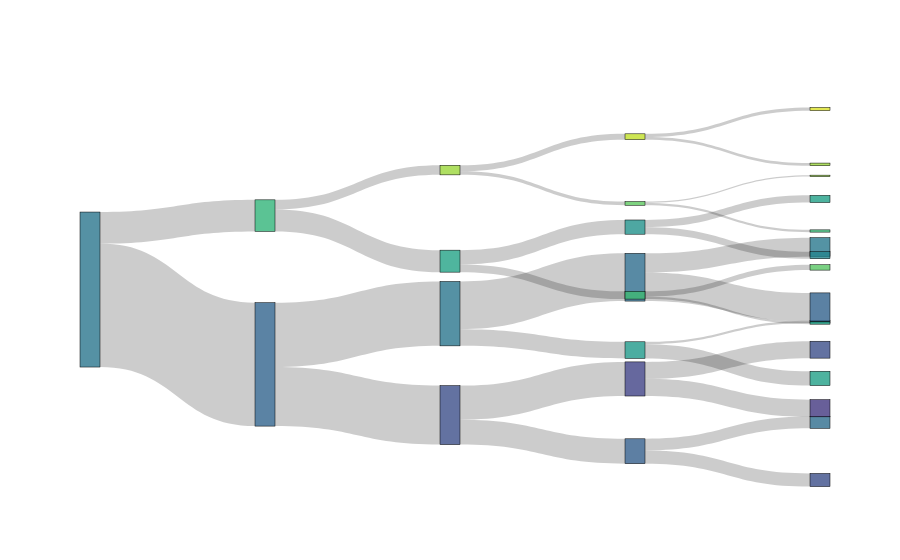

The notebook cell saved with this chart:
### Markdown cell above
*Explanation:*  
This combined dashboard (`CombinedDashboard`) lets you compare FBT and RF side by side on Iris.  
It shows FBT‐based branches, test‐set accuracy, plus standard RF metrics and feature importances in one app at http://localhost:8063.

### Code cell
# 7) Pruned regression tree Sankey plot for California housing

calif_dt_viz = VisTree(
    model=calif_dt,
    X=calif_X,
    class_names=bc_class_names
)

pruned_calif_viz = calif_dt_viz.prune(max_depth=4)
calif_sankey = SankeyTreePlot(pruned_calif_viz, show_text=False)
calif_sankey.show()

### Figure 1 — Plotly figure (JSON) as saved in the notebook; plotly's stock layout.template omitted (floating-point values rounded to 4 significant figures)
{"data": [{"link": {"hovertemplate": "<b style=\"font-size:14px;\">n_train:</b> %{value}<extra></extra>", "label": ["16437", "7860", "3317", "1753", "1564", "4543", "2290", "2253", "8577", "2217", "1905", "312", "6360", "3822", "2538", "4203", "2929", "1035", "318", "717", "1894", "932", "962", "1274", "496", "302", "194", "778", "353", "425"], "source": [0, 1, 2, 3, 3, 2, 6, 6, 1, 9, 10, 10, 9, 13, 13, 0, 16, 17, 18, 18, 17, 21, 21, 16, 24, 25, 25, 24, 28, 28], "target": [1, 2, 3, 4, 5, 6, 7, 8, 9, 10, 11, 12, 13, 14, 15, 16, 17, 18, 19, 20, 21, 22, 23, 24, 25, 26, 27, 28, 29, 30], "value": [16437, 7860, 3317, 1753, 1564, 4543, 2290, 2253, 8577, 2217, 1905, 312, 6360, 3822, 2538, 4203, 2929, 1035, 318, 717, 1894, 932, 962, 1274, 496, 302, 194, 778, 353, 425]}, "node": {"color": ["rgba(43, 118, 142, 0.8)", "rgba(50, 101, 142, 0.8)", "rgba(60, 79, 138, 0.8)", "rgba(53, 96, 141, 0.8)", "rgba(60, 79, 138, 0.8)", "rgba(47, 109, 142, 0.8)", "rgba(64, 67, 134, 0.8)", "rgba(67, 55, 128, 0.8)", "rgba(60, 79, 138, 0.8)", "rgba(43, 118, 142, 0.8)", "rgba(32, 153, 138, 0.8)", "rgba(33, 160, 136, 0.8)", "rgba(49, 104, 142, 0.8)", "rgba(47, 109, 142, 0.8)", "rgba(51, 98, 141, 0.8)", "rgba(42, 121, 142, 0.8)", "rgba(51, 181, 122, 0.8)", "rgba(35, 163, 134, 0.8)", "rgba(63, 187, 115, 0.8)", "rgba(35, 163, 134, 0.8)", "rgba(89, 198, 100, 0.8)", "rgba(34, 145, 139, 0.8)", "rgba(37, 133, 142, 0.8)", "rgba(33, 160, 136, 0.8)", "rgba(155, 216, 59, 0.8)", "rgba(94, 200, 97, 0.8)", "rgba(58, 185, 118, 0.8)", "rgba(149, 215, 63, 0.8)", "rgba(194, 224, 42, 0.8)", "rgba(155, 216, 59, 0.8)", "rgba(220, 227, 40, 0.8)"], "customdata": [["MedInc<br>≤ 5.09", "2.0732"], ["MedInc<br>≤ 3.07", "1.7472"], ["AveRooms<br>≤ 4.31", "1.3598"], ["MedInc<br>≤ 2.21", "1.6212"], ["", "1.3709"], ["", "1.9016"], ["MedInc<br>≤ 2.42", "1.1689"], ["", "0.9681"], ["", "1.3730"], ["AveOccup<br>≤ 2.42", "2.1022"], ["Latitude<br>≤ 37.93", "2.7512"], ["", "2.9051"], ["", "1.8120"], ["MedInc<br>≤ 4.12", "1.8759"], ["", "1.7117"], ["", "2.1233"], ["MedInc<br>≤ 6.89", "3.3485"], ["AveOccup<br>≤ 2.67", "2.9485"], ["HouseAge<br>≤ 21.50", "3.4997"], ["", "2.9660"], ["", "3.7364"], ["MedInc<br>≤ 5.74", "2.6473"], ["", "2.3561"], ["", "2.9293"], ["MedInc<br>≤ 7.82", "4.2681"], ["HouseAge<br>≤ 26.50", "3.7764"], ["", "3.4760"], ["", "4.2442"], ["MedInc<br>≤ 8.87", "4.5816"], ["", "4.3139"], ["", "4.8039"]], "hovertemplate": "<b style=\"font-size:14px;\">%{customdata[0]}</b><br><b style=\"font-size:14px;\">n_train:</b> %{value}<br><b style=\"font-size:14px;\">Value:</b> %{customdata[1]}<extra></extra>", "label": ["", "", "", "", "", "", "", "", "", "", "", "", "", "", "", "", "", "", "", "", "", "", "", "", "", "", "", "", "", "", ""], "line": {"color": "black", "width": 0.5}, "pad": 15, "thickness": 20, "x": [0, 0.25, 0.5, 0.75, 1, 1, 0.75, 1, 1, 0.5, 0.75, 1, 1, 0.75, 1, 1, 0.25, 0.5, 0.75, 1, 1, 0.75, 1, 1, 0.5, 0.75, 1, 1, 0.75, 1, 1], "y": [0.5, 0.6957, 0.8292, 0.9243, 1, 0.8487, 0.7341, 0.8111, 0.6571, 0.5623, 0.6582, 0.7326, 0.5837, 0.4663, 0.5454, 0.3873, 0.3043, 0.4241, 0.5137, 0.5868, 0.4406, 0.3345, 0.4085, 0.2604, 0.1844, 0.2722, 0.3447, 0.1997, 0.09666, 0.1695, 0.02383]}, "type": "sankey"}], "layout": {"font": {"color": "black", "family": "Courier New", "size": 14}}}
